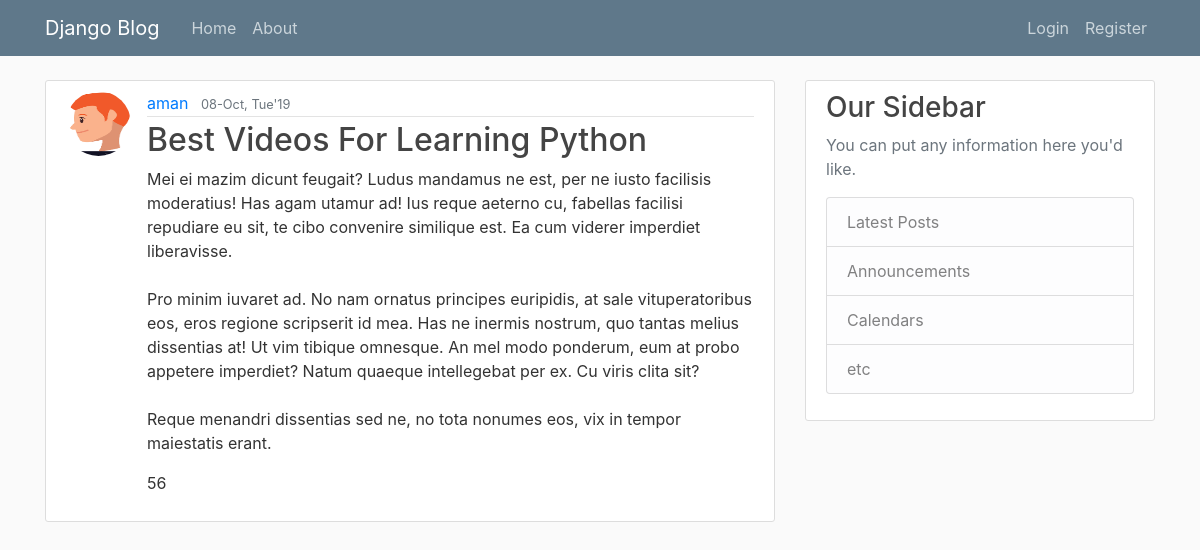
Page /post/56 on the committed database.
### blog/models.py (models this page shows, shortened)
class Post(models.Model):
    title = models.CharField(max_length=100)
    content = models.TextField()
    date_posted = models.DateTimeField(auto_now_add=True)
    author = models.ForeignKey(User, on_delete=models.CASCADE) #if user deleted, delete post too

### users/models.py (models this page shows, shortened)
class Profile(models.Model):
    user = models.OneToOneField(User, on_delete=models.CASCADE)
    image = models.ImageField(default='default.jpg', upload_to='profile_pics')

### blog/views.py (the view)
# urls.py: path('post/<int:pk>', PostDetailView.as_view() , name='post-detail'),
class PostDetailView(DetailView):
    model = Post

### blog/templates/blog/post_detail.html (shortened to what this page needs)
{% extends "blog/base.html" %}
{% block content %}
<article class="media content-section">
    <img class='rounded-circle article-img' src="{{ object.author.profile.image.url }}" alt="">
    <div class="media-body">
        <div class="article-metadata">
            <a class="mr-2" href="{% url 'user-post' object.author.username  %}">{{ object.author }}</a>
            <small class="text-muted">{{ object.date_posted | date:"d-M, D'y  " }}</small>
        </div>
        <h2 class="article-title">{{ object.title }}</h2>
        <p class="article-content">{{ object.content }}</p>
        <p class="article-content">{{ object.pk }}</p>
    </div>
</article>
{% endblock content %}

### blog/static/blog/main.css (style rules this page uses)
body { background: #fafafa; color: #333333; margin-top: 5rem; }
h1, h2, h3, h4, h5, h6 { color: #444444; }
.content-section { background: #ffffff; padding: 10px 20px; border: 1px solid #dddddd; border-radius: 3px; margin-bottom: 20px; }
.article-title { color: #444444; }
.article-content { white-space: pre-line; }
.article-img { height: 65px; width: 65px; margin-right: 16px; }
.article-metadata { padding-bottom: 1px; margin-bottom: 4px; border-bottom: 1px solid #e3e3e3 }

### rows in the picture
Post: author.profile.image (picture), author "aman", date_posted "08-Oct, Tue'19", title "Best Videos For Learning Python", content "Mei ei mazim dicunt feugait? Ludus mandamus ne est, per ne iusto facilisis moderatius! Has agam utamur ad! Ius reque aeterno cu, fabellas facilisi repudiare eu sit, te cibo convenire similique est. Ea cum viderer imperdiet liberavisse. Pro minim iuvaret ad. No nam ornatus principes euripidis, at sale vituperatoribus eos, eros regione scripserit id mea. Has ne inermis nostrum, quo tantas melius dissentias at! Ut vim tibique omnesque. An mel modo ponderum, eum at probo appetere imperdiet? Natum quaeque intellegebat per ex. Cu viris clita sit? Reque menandri dissentias sed ne, no tota nonumes eos, vix in tempor maiestatis erant.", pk "56"
